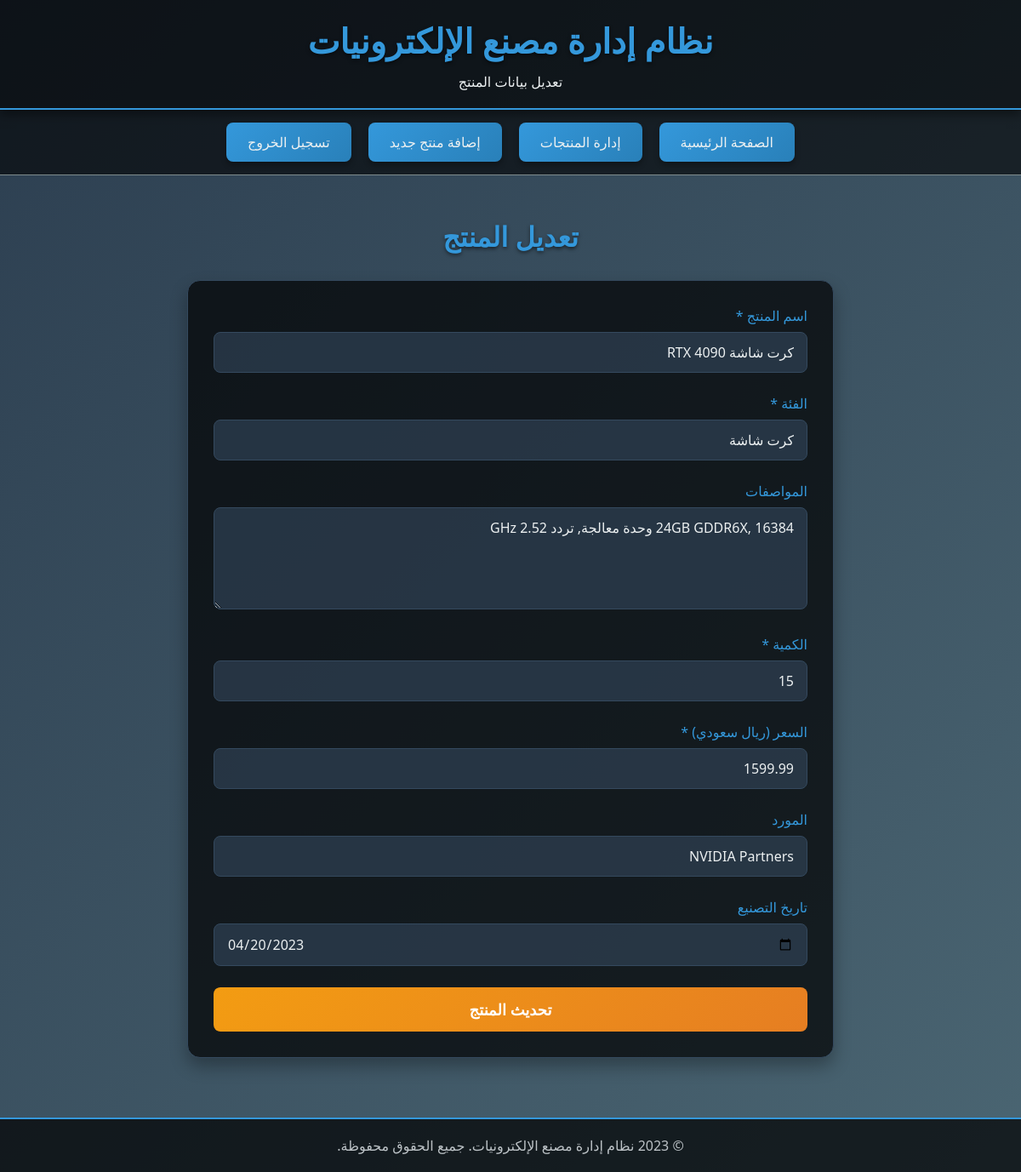
/edit_product.php?id=3 (signed in), run on the app's committed database.
### tables this page shows
CREATE TABLE IF NOT EXISTS products (
    id INT(11) AUTO_INCREMENT PRIMARY KEY,
    name VARCHAR(255) NOT NULL,
    category VARCHAR(100) NOT NULL,
    specifications TEXT,
    quantity INT(11) NOT NULL,
    price DECIMAL(10, 2) NOT NULL,
    supplier VARCHAR(255),
    manufacturing_date DATE,
    status ENUM('in_stock', 'low_stock', 'out_of_stock') DEFAULT 'in_stock',
    deleted TINYINT(1) DEFAULT 0,
    created_at TIMESTAMP DEFAULT CURRENT_TIMESTAMP,
    updated_at TIMESTAMP DEFAULT CURRENT_TIMESTAMP ON UPDATE CURRENT_TIMESTAMP
);

### edit_product.php (the view, shortened to what this page needs)
<?php
require_once "config.php";
$id = $_GET['id'];
$name = $category = $specifications = $quantity = $price = $supplier = $manufacturing_date = "";
$sql = "SELECT * FROM products WHERE id = ?";
if ($stmt = $conn->prepare($sql)) {
    $stmt->bind_param("i", $param_id);
    if ($stmt->execute()) {
        $result = $stmt->get_result();
        if ($result->num_rows == 1) {
            $row = $result->fetch_assoc();
            $name = $row['name'];
            $category = $row['category'];
            $specifications = $row['specifications'];
            $quantity = $row['quantity'];
            $price = $row['price'];
            $supplier = $row['supplier'];
            $manufacturing_date = $row['manufacturing_date'];
        } else {
            header("location: products.php");
            exit;
        }
    } else {
        echo "حدث خطأ أثناء جلب بيانات المنتج.";
    }
}
?>
<!DOCTYPE html>
<html lang="ar" dir="rtl">
<head>
</head>
<body>
    <div class="header">
        <h1>نظام إدارة مصنع الإلكترونيات</h1>
        <p>تعديل بيانات المنتج</p>
    </div>
    <div class="nav">
        <a href="index.php">الصفحة الرئيسية</a>
        <a href="products.php">إدارة المنتجات</a>
        <a href="add_product.php">إضافة منتج جديد</a>
        <a href="logout.php">تسجيل الخروج</a>
    </div>
    <div class="container">
        <h2 class="page-title">تعديل المنتج</h2>
        <div class="product-form">
            <form action="<?php echo htmlspecialchars($_SERVER["PHP_SELF"]) . '?id=' . $id; ?>" method="post">
                <div class="form-group">
                    <label for="name">اسم المنتج *</label>
                    <input type="text" id="name" name="name" value="<?php echo $name; ?>" required>
                </div>
                <div class="form-group">
                    <label for="category">الفئة *</label>
                    <input type="text" id="category" name="category" value="<?php echo $category; ?>" required>
                </div>
                <div class="form-group">
                    <label for="specifications">المواصفات</label>
                    <textarea id="specifications" name="specifications"><?php echo $specifications; ?></textarea>
                </div>
                <div class="form-group">
                    <label for="quantity">الكمية *</label>
                    <input type="number" id="quantity" name="quantity" min="0" value="<?php echo $quantity; ?>" required>
                </div>
                <div class="form-group">
                    <label for="price">السعر (ريال سعودي) *</label>
                    <input type="number" id="price" name="price" min="0" step="0.01" value="<?php echo $price; ?>" required>
                </div>
                <div class="form-group">
                    <label for="supplier">المورد</label>
                    <input type="text" id="supplier" name="supplier" value="<?php echo $supplier; ?>">
                </div>
                <div class="form-group">
                    <label for="manufacturing_date">تاريخ التصنيع</label>
                    <input type="date" id="manufacturing_date" name="manufacturing_date" value="<?php echo $manufacturing_date; ?>">
                </div>
                <button type="submit" class="btn-submit">تحديث المنتج</button>
            </form>
        </div>
    </div>
    <div class="footer">
        <p>© 2023 نظام إدارة مصنع الإلكترونيات. جميع الحقوق محفوظة.</p>
    </div>
</body>
</html>

### edit_product.php (style rules this page uses)
* { margin: 0; padding: 0; box-sizing: border-box; font-family: 'Segoe UI', Tahoma, Geneva, Verdana, sans-serif; }
body { background: linear-gradient(135deg, #2c3e50, #4a6572); color: #ecf0f1; min-height: 100vh; }
.header { background: rgba(0, 0, 0, 0.7); padding: 20px; text-align: center; box-shadow: 0 4px 12px rgba(0, 0, 0, 0.5); border-bottom: 2px solid #3498db; }
.header h1 { font-size: 2.5rem; margin-bottom: 10px; color: #3498db; text-shadow: 0 2px 4px rgba(0, 0, 0, 0.5); }
.nav { background: rgba(0, 0, 0, 0.6); padding: 15px; display: flex; justify-content: center; gap: 20px; flex-wrap: wrap; border-bottom: 1px solid #7f8c8d; }
.nav a { color: #ecf0f1; text-decoration: none; padding: 12px 25px; border-radius: 8px; background: linear-gradient(135deg, #3498db, #2980b9); transition: all 0.3s; font-weight: 500; box-shadow: 0 4px 6px rgba(0, 0, 0, 0.3); }
.container { max-width: 800px; margin: 30px auto; padding: 20px; }
.page-title { text-align: center; margin-bottom: 30px; font-size: 2rem; color: #3498db; text-shadow: 0 2px 4px rgba(0, 0, 0, 0.5); }
.product-form { background: rgba(0, 0, 0, 0.7); padding: 30px; border-radius: 15px; box-shadow: 0 10px 20px rgba(0, 0, 0, 0.3); border: 1px solid #34495e; }
.form-group { margin-bottom: 25px; }
.form-group label { display: block; margin-bottom: 8px; font-weight: 500; color: #3498db; }
.form-group input, .form-group textarea, .form-group select { width: 100%; padding: 12px 15px; border: 1px solid #34495e; border-radius: 8px; background: rgba(52, 73, 94, 0.6); color: #ecf0f1; font-size: 16px; transition: all 0.3s; }
.form-group textarea { min-height: 120px; resize: vertical; }
.btn-submit { width: 100%; padding: 14px; background: linear-gradient(135deg, #f39c12, #e67e22); border: none; border-radius: 8px; color: white; font-size: 18px; font-weight: 600; cursor: pointer; transition: all 0.3s; }
.footer { text-align: center; padding: 20px; margin-top: 50px; background: rgba(0, 0, 0, 0.7); border-top: 2px solid #3498db; color: #bdc3c7; }

### data on the page
products: name "كرت شاشة RTX 4090", category "كرت شاشة", specifications "24GB GDDR6X, 16384 وحدة معالجة, تردد 2.52 GHz", quantity "15", price "1599.99", supplier "NVIDIA Partners", manufacturing_date "04/20/2023"
